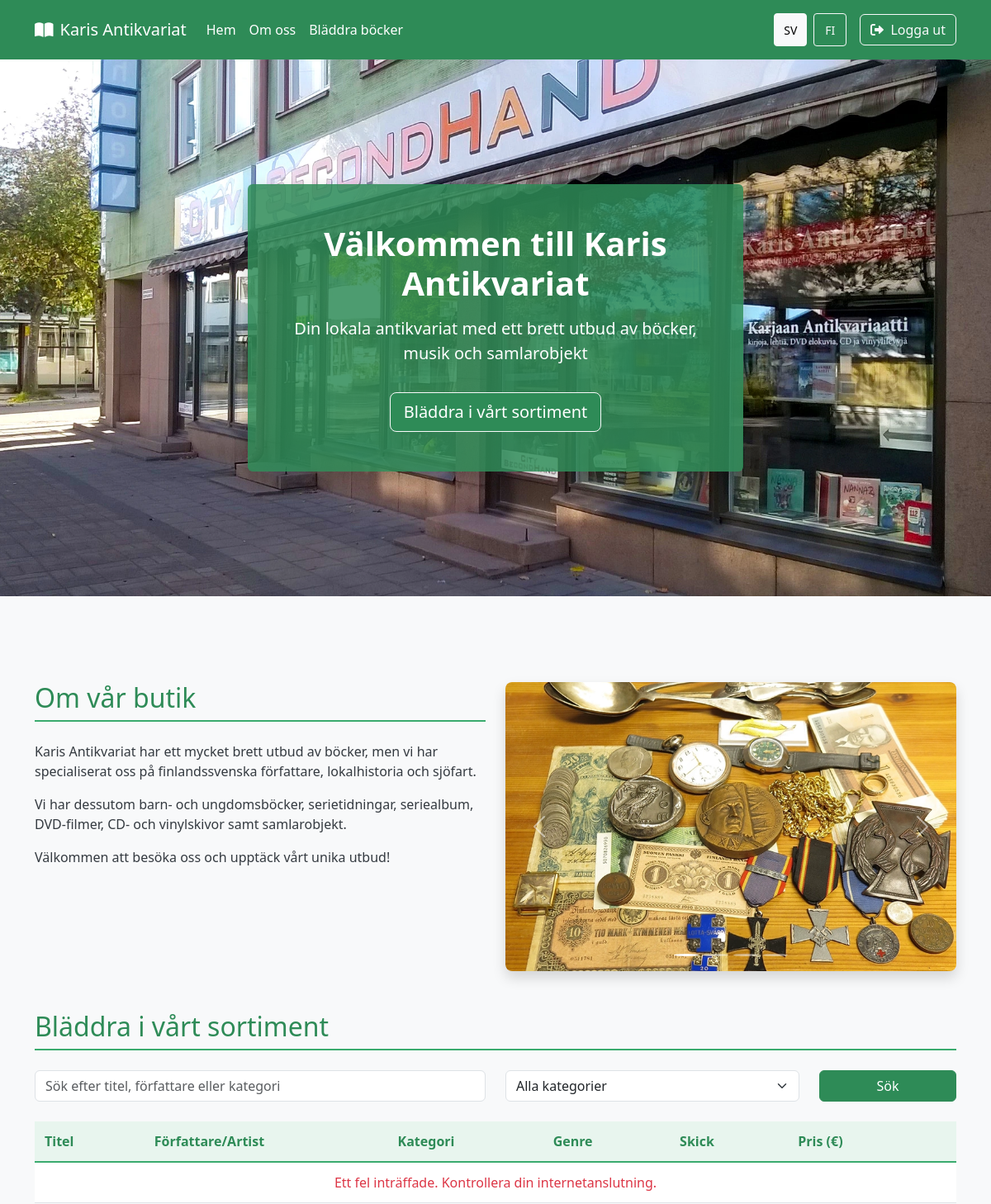
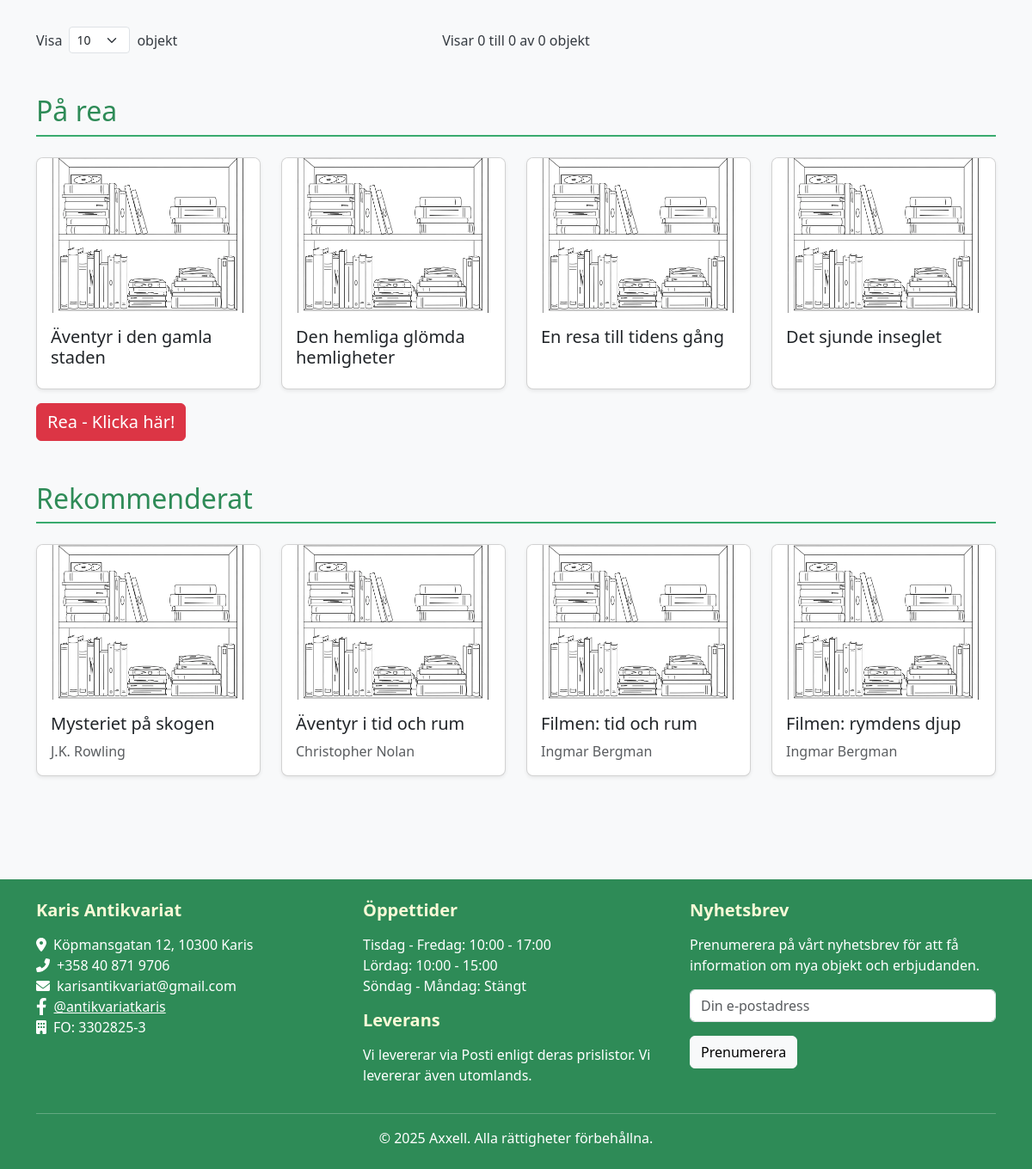
Screenshot of / (signed in) with the database file from the repository (2 pictures, top to bottom).
### tables this page shows
CREATE TABLE `product` (
  `prod_id` int NOT NULL AUTO_INCREMENT,
  `title` varchar(255) NOT NULL,
  `status` int DEFAULT NULL,
  `shelf_id` int DEFAULT NULL,
  `category_id` int DEFAULT NULL,
  `price` decimal(10,2) DEFAULT NULL,
  `condition_id` int DEFAULT NULL,
  `notes` text,
  `internal_notes` text,
  `year` int DEFAULT NULL,
  `publisher` varchar(100) DEFAULT NULL,
  `special_price` tinyint(1) DEFAULT NULL COMMENT 'Om produkten är på rea: 1 = Ja, 0 = Nej',
  `recommended` tinyint(1) DEFAULT NULL COMMENT 'Om produkten är rekommenderad: 1 = Ja, 0 = Nej	',
  `rare` tinyint(1) DEFAULT '0',
  `date_added` datetime DEFAULT CURRENT_TIMESTAMP,
  `language_id` int DEFAULT NULL,
  PRIMARY KEY (`prod_id`),
  KEY `shelf_id` (`shelf_id`),
  KEY `category_id` (`category_id`),
  KEY `condition_id` (`condition_id`),
  KEY `idx_product_status` (`status`),
  KEY `fk_product_language` (`language_id`),
  CONSTRAINT `fk_product_language` FOREIGN KEY (`language_id`) REFERENCES `language` (`language_id`),
  CONSTRAINT `product_ibfk_1` FOREIGN KEY (`shelf_id`) REFERENCES `shelf` (`shelf_id`),
  CONSTRAINT `product_ibfk_2` FOREIGN KEY (`category_id`) REFERENCES `category` (`category_id`),
  CONSTRAINT `product_ibfk_3` FOREIGN KEY (`condition_id`) REFERENCES `condition` (`condition_id`),
  CONSTRAINT `product_ibfk_4` FOREIGN KEY (`status`) REFERENCES `status` (`status_id`)
);

CREATE TABLE `author` (
  `author_id` int NOT NULL AUTO_INCREMENT,
  `author_name` varchar(200) NOT NULL,
  PRIMARY KEY (`author_id`)
);

### includes/routes.php (called while the page is built, shortened)
<?php
class Routes {
    private static $basePath = '';
    public static function init($basePath) {
        self::$basePath = $basePath;
    }
    public static function asset($type, $file) {
        return self::$basePath . '/assets/' . $type . '/' . $file;
    }
}
function asset($type, $file) {
    return Routes::asset($type, $file);
}

### includes/ui.php (called while the page is built, shortened)
<?php
function loadLanguageStrings($language) {
    $langFile = 'languages/' . $language . '.php';
    if (file_exists($langFile)) {
        return $lang_strings;
    } else {
        include 'languages/sv.php';
        return $lang_strings;
    }
}
?>

### index.php (the view, shortened to what this page needs)
<?php
require_once 'init.php';
$language = isset($_SESSION['language']) ? $_SESSION['language'] : 'sv';
$lang_strings = loadLanguageStrings($language);
function getFeaturedProducts(PDO $pdo, int $limit = 4, bool $onlySpecial = false, bool $onlyRecommended = false): array
{
    try {
        $sql = "SELECT
                    p.prod_id,
                    p.title,
                    p.price,
                    p.special_price,
                    p.recommended
                FROM product p
                WHERE p.status = 1 ";
        if ($onlySpecial) {
            $sql .= " AND p.special_price = 1 ";
        } elseif ($onlyRecommended) {
            $sql .= " AND p.recommended = 1 ";
        } else {
            $sql .= " AND (p.special_price = 1 OR p.recommended = 1) ";
        }
        $sql .= " ORDER BY RAND() LIMIT :limit";
        $stmt = $pdo->prepare($sql);
        $stmt->bindParam(':limit', $limit, PDO::PARAM_INT);
        $stmt->execute();
        $products = $stmt->fetchAll(PDO::FETCH_OBJ);
        foreach ($products as $product) {
            $authorSql = "SELECT a.author_name
                          FROM author a
                          JOIN product_author pa ON a.author_id = pa.author_id
                          WHERE pa.product_id = :prod_id
                          LIMIT 1";
            $authorStmt = $pdo->prepare($authorSql);
            $authorStmt->bindParam(':prod_id', $product->prod_id, PDO::PARAM_INT);
            $authorStmt->execute();
            $author = $authorStmt->fetch(PDO::FETCH_OBJ);
            if ($author) {
                $product->author_name = $author->author_name;
            } else {
                $product->author_name = '';
            }
            $catSql = "SELECT category_sv_name AS category_name
                       FROM category c
                       JOIN product p ON c.category_id = p.category_id
                       WHERE p.prod_id = :prod_id";
            $catStmt = $pdo->prepare($catSql);
            $catStmt->bindParam(':prod_id', $product->prod_id, PDO::PARAM_INT);
            $catStmt->execute();
            $category = $catStmt->fetch(PDO::FETCH_OBJ);
        }
        return $products;
    } catch (PDOException $e) {
        error_log('Error fetching featured products: ' . $e->getMessage());
        return [];
    }
}
function renderProductCard(object $product): void {
    $defaultImage = 'assets/images/default_antiqe_image.webp';
    ?>
    <div class="col">
        <div class="card h-100">
            <div class="d-none d-md-block">
                <img src="<?php echo $defaultImage; ?>" class="card-img-top" style="height: 180px; object-fit: cover;" alt="<?php echo htmlspecialchars($product->title); ?>">
                <div class="card-body">
                    <h5 class="card-title"><?php echo htmlspecialchars($product->title); ?></h5>
                    <p class="card-text text-muted">
                        <?php echo htmlspecialchars($product->author_name ?? ''); ?>
                    </p>
                </div>
            </div>
        </div>
    </div>
    <?php
}
$specialProducts = getFeaturedProducts($pdo, 4, true);
if (empty($specialProducts)) {
    $sql = "SELECT
                p.prod_id,
                p.title,
                p.price,
                p.special_price,
                p.recommended
            FROM product p
            WHERE p.status = 1
            ORDER BY RAND()
            LIMIT 4";
    $stmt = $pdo->prepare($sql);
    $stmt->execute();
    $specialProducts = $stmt->fetchAll(PDO::FETCH_OBJ);
}
$recommendedProducts = getFeaturedProducts($pdo, 4, false, true);
include 'templates/header.php';
?>
<div class="hero-container position-relative">
<img src="<?php echo asset('images', 'hero.webp'); ?>" alt="Karis Antikvariat" class="hero-image w-100">
    <div class="container">
        <div class="hero-content position-absolute">
            <div class="hero-text-container p-5 rounded text-center">
                <h1><?php echo $lang_strings['welcome'] ?? 'Välkommen till Karis Antikvariat'; ?></h1>
                <p class="lead"><?php echo $lang_strings['subtitle'] ?? 'Din källa för nordisk litteratur, musik och samlarobjekt'; ?></p>
                <a href="#browse" class="btn btn-primary btn-lg mt-3 border-light"><?php echo $lang_strings['browse_button'] ?? 'Bläddra i vårt sortiment'; ?></a>
            </div>
        </div>
    </div>
</div>
<div class="container my-4">
        <section id="about" class="my-5">
            <div class="row">
                <div class="col-lg-6">
                    <h2><?php echo $lang_strings['about_heading']; ?></h2>
                    <p><?php echo $lang_strings['about_p1']; ?></p>
                    <p><?php echo $lang_strings['about_p2']; ?></p>
                    <p><?php echo $lang_strings['about_p3']; ?></p>
                </div>
                <div class="col-lg-6">
                    <div id="storeCarousel" class="carousel slide" data-bs-ride="carousel">
                        <div class="carousel-indicators">
                            <button type="button" data-bs-target="#storeCarousel" data-bs-slide-to="0" class="active" aria-current="true" aria-label="Slide 1"></button>
                            <button type="button" data-bs-target="#storeCarousel" data-bs-slide-to="1" aria-label="Slide 2"></button>
                            <button type="button" data-bs-target="#storeCarousel" data-bs-slide-to="2" aria-label="Slide 3"></button>
                            <button type="button" data-bs-target="#storeCarousel" data-bs-slide-to="3" aria-label="Slide 4"></button>
                        </div>
                        <div class="carousel-inner rounded">
                            <div class="carousel-item active">
                                <img src="assets/images/bild1.webp" class="d-block w-100" alt="Karis Antikvariat butiksbild 1">
                            </div>
                        </div>
                        <button class="carousel-control-prev" type="button" data-bs-target="#storeCarousel" data-bs-slide="prev">
                            <span class="carousel-control-prev-icon" aria-hidden="true"></span>
                        </button>
                        <button class="carousel-control-next" type="button" data-bs-target="#storeCarousel" data-bs-slide="next">
                            <span class="carousel-control-next-icon" aria-hidden="true"></span>
                        </button>
                    </div>
                </div>
            </div>
        </section>
    <section id="browse" class="my-5">
        <h2 class="mb-4"><?php echo $lang_strings['browse_heading'] ?? 'Bläddra & Sök'; ?></h2>
        <div class="search-bar mb-4">
            <form method="get" action="" id="search-form">
                <div class="row">
                    <div class="col-md-6 mb-3 mb-md-0">
                        <input type="text" class="form-control" id="public-search" name="search"
                            placeholder="<?php echo $lang_strings['search_placeholder'] ?? 'Sök'; ?>"
                            value="<?= isset($_GET['search']) ? (function_exists('safeEcho') ? safeEcho($_GET['search']) : htmlspecialchars($_GET['search'])) : '' ?>">
                    </div>
                    <div class="col-md-4 mb-3 mb-md-0">
                        <select class="form-select" id="public-category" name="category">
                            <option value="all"><?php echo $lang_strings['all_categories'] ?? 'Alla kategorier'; ?></option>
                        </select>
                    </div>
                    <div class="col-md-2">
                        <button type="submit" class="btn btn-primary w-100" id="public-search-btn">
                            <?php echo $lang_strings['search_button'] ?? 'Sök'; ?>
                        </button>
                    </div>
                </div>
            </form>
        </div>
        <div>
            <div class="table-responsive">
                <table class="table table-hover table-paginated-table" id="public-inventory-table">
                    <thead class="table-light">
                        <tr>
                            <th data-sort="title"><?php echo $lang_strings['title'] ?? 'Titel'; ?></th>
                            <th data-sort="author_name"><?php echo $lang_strings['author_artist'] ?? 'Författare/Artist'; ?></th>
                            <th data-sort="category_name"><?php echo $lang_strings['category'] ?? 'Kategori'; ?></th>
                            <th data-sort="genre_names"><?php echo $lang_strings['genre'] ?? 'Genre'; ?></th>
                            <th data-sort="condition_name"><?php echo $lang_strings['condition'] ?? 'Skick'; ?></th>
                            <th data-sort="price"><?php echo $lang_strings['price'] ?? 'Pris'; ?></th>
                            <th></th>
                        </tr>
                    </thead>
                    <tbody class="table-paginated-content" id="public-inventory-body">
                    </tbody>
                </table>
            </div>
<div class="mt-3" id="pagination-controls">
    <div class="row align-items-center">
        <div class="col-md-4 mb-2 mb-md-0">
            <div class="d-flex align-items-center">
                <label class="me-2"><?php echo $lang_strings['show'] ?? 'Visa'; ?></label>
                <select class="form-select form-select-sm" id="page-size-selector" style="width: auto;">
                    <option value="10" selected>10</option>
                </select>
                <span class="ms-2"><?php echo $lang_strings['items'] ?? 'objekt'; ?></span>
            </div>
        </div>
        <div class="col-md-4 text-center mb-2 mb-md-0">
            <div id="pagination-info">
                <?php echo $lang_strings['showing'] ?? 'Visar'; ?> <span id="showing-start">0</span>
                <?php echo $lang_strings['to'] ?? 'till'; ?>
                <span id="showing-end">0</span>
                <?php echo $lang_strings['of'] ?? 'av'; ?>
                <span id="total-items">0</span>
                <?php echo $lang_strings['items'] ?? 'objekt'; ?>
            </div>
        </div>
    </div>
</div>
        </div>
    </section>
    <section class="my-5">
        <h2 class="mb-4"><?php echo $lang_strings['on_sale'] ?? 'På rea'; ?>
        </h2>
        <div class="row row-cols-1 row-cols-md-2 row-cols-lg-4 g-4" id="featured-items">
            <?php
            if (!empty($specialProducts)) {
                foreach ($specialProducts as $product) {
                    renderProductCard($product);
                }
            } else {
                echo "<p>Inga produkter på rea hittades.</p>";
            }
            ?>
        </div>
        <button class="btn btn-danger fs-5 mt-3" onclick="window.location.href='sale.php';"><?php echo $lang_strings['go_sale'] ?? 'Rea - Klicka här!'; ?></button>
    </section>
    <section class="my-5">
        <h2 class="mb-4"><?php echo $lang_strings['on_rec'] ?? 'Rekommenderat'; ?></h2>
        <div class="row row-cols-1 row-cols-md-2 row-cols-lg-4 g-4" id="recommended-items">
            <?php
            if (!empty($recommendedProducts)) {
                foreach ($recommendedProducts as $product) {
                    renderProductCard($product);
                }
            } else {
                echo "<p>Inga rekommenderade produkter hittades.</p>";
            }
            ?>
        </div>
    </section>
</div>
<?php
include 'templates/footer.php';
?>

### assets/css/styles.css (style rules this page uses)
:root { --primary-color: #2e8b57; --primary-dark: #1f6e43; --primary-light: #3aab6e; --primary-very-light: #e8f5ee; --accent-color: #f8f9d7; --success-color: #4caf50; --text-light: #f8f9fa; --text-dark: #343a40; --border-color: #dee2e6; }
html, body { margin: 0; padding: 0; }
body { background-color: #f8f9fa; font-family: 'Segoe UI', Tahoma, Geneva, Verdana, sans-serif; color: var(--text-dark); min-height: 100vh; }
.row { justify-content: center }
.hero-container { position: relative; width: 100%; height: calc(100vh - 75px); min-height: 450px; max-height: 650px; overflow: hidden; margin-bottom: 2rem; }
.hero-image { width: 100%; height: 100%; object-fit: cover; object-position: center; }
.hero-content { position: absolute; top: 50%; left: 50%; transform: translate(-50%, -50%); width: 100%; max-width: 600px; z-index: 1; }
.hero-text-container { background-color: rgba(46, 139, 87, 0.85); color: white; border-radius: 1rem; box-shadow: 0 8px 20px rgba(0, 0, 0, 0.2); }
.hero-text-container h1 { font-weight: 700; margin-bottom: 1rem; }
section h2 { color: var(--primary-color); border-bottom: 2px solid var(--primary-light); padding-bottom: 0.5rem; margin-bottom: 1.5rem; }
#storeCarousel { box-shadow: 0 0.5rem 1rem rgba(0, 0, 0, 0.15); border-radius: 0.5rem; overflow: hidden; }
.carousel-item { height: 350px; }
.carousel-item img { height: 100%; object-fit: cover; }
.carousel-indicators { margin-bottom: 0.5rem; }
.carousel-indicators button { width: 10px; height: 10px; border-radius: 50%; background-color: rgba(255, 255, 255, 0.5); border: none; }
.carousel-indicators button.active { background-color: white; }
.btn-primary { background-color: var(--primary-color); border-color: var(--primary-color); }
#featured-items { display: flex; flex-wrap: wrap; }
.card { border-radius: 0.5rem; overflow: hidden; box-shadow: 0 0.125rem 0.25rem rgba(0, 0, 0, 0.075); transition: box-shadow 0.3s ease; }
.table th { font-weight: 600; color: var(--text-dark); }

### assets/css/pagination.css (style rules this page uses)
.table-paginated-table { width: 100%; margin-bottom: 1rem; border-collapse: collapse; }
.table-paginated-table thead th { position: relative; background-color: var(--primary-very-light, #e8f5ee); color: var(--primary-color, #2e8b57); font-weight: 600; padding: 0.75rem; border-bottom: 2px solid var(--primary-light, #3aab6e); text-align: left; vertical-align: bottom; }
.table-paginated-table th[data-sort] { cursor: pointer; user-select: none; }
.table-paginated-table th[data-sort]::after { content: ""; display: inline-block; width: 0.8em; height: 1em; margin-left: 0.5em; vertical-align: middle; opacity: 0.3; }

### rows the page displays
product: title "Äventyr i den gamla staden"
product: title "Den hemliga glömda hemligheter"
product: title "En resa till tidens gång"
product: title "Det sjunde inseglet"
product: title "Mysteriet på skogen"
author: author_name "J.K. Rowling"
product: title "Äventyr i tid och rum"
author: author_name "Christopher Nolan"
product: title "Filmen: tid och rum"
author: author_name "Ingmar Bergman"
product: title "Filmen: rymdens djup"

### other values shown
$strings['menu_home'] "Hem"
$strings['menu_about'] "Om oss"
$strings['menu_browse'] "Bläddra böcker"
$lang_strings['welcome'] "Välkommen till Karis Antikvariat"
$lang_strings['subtitle'] "Din lokala antikvariat med ett brett utbud av böcker, musik och samlarobjekt"
$lang_strings['browse_button'] "Bläddra i vårt sortiment"
$lang_strings['about_heading'] "Om vår butik"
$lang_strings['about_p1'] "Karis Antikvariat har ett mycket brett utbud av böcker, men vi har specialiserat oss på finlandssvenska författare, lokalhistoria och sjöfart."
$lang_strings['about_p2'] "Vi har dessutom barn- och ungdomsböcker, serietidningar, seriealbum, DVD-filmer, CD- och vinylskivor samt samlarobjekt."
$lang_strings['about_p3'] "Välkommen att besöka oss och upptäck vårt unika utbud!"
$lang_strings['browse_heading'] "Bläddra i vårt sortiment"
$lang_strings['search_button'] "Sök"
$lang_strings['title'] "Titel"
$lang_strings['author_artist'] "Författare/Artist"
$lang_strings['category'] "Kategori"
